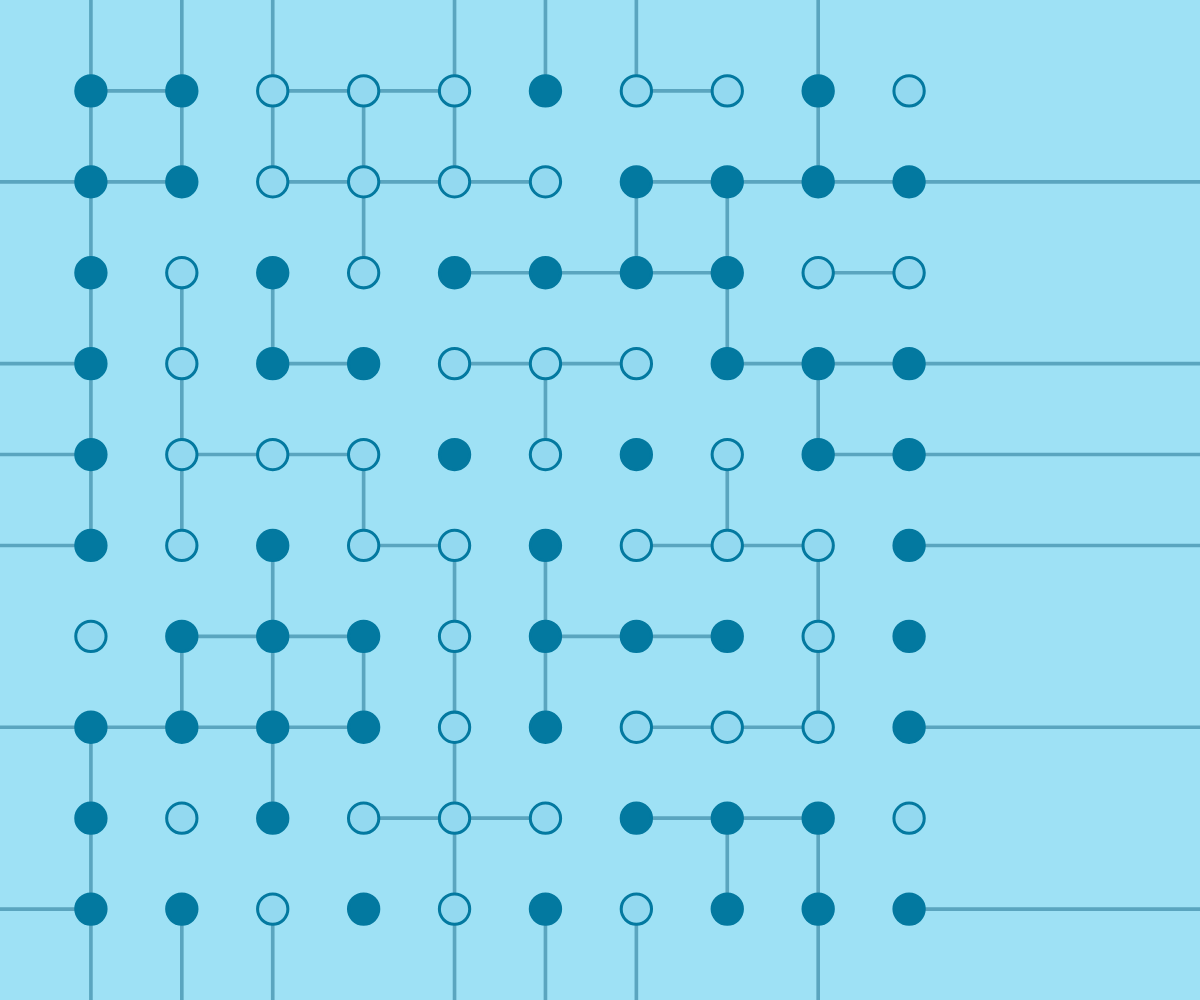
Frame 1 (no input)
Frame 60 (no input): identical to frame 1, image omitted
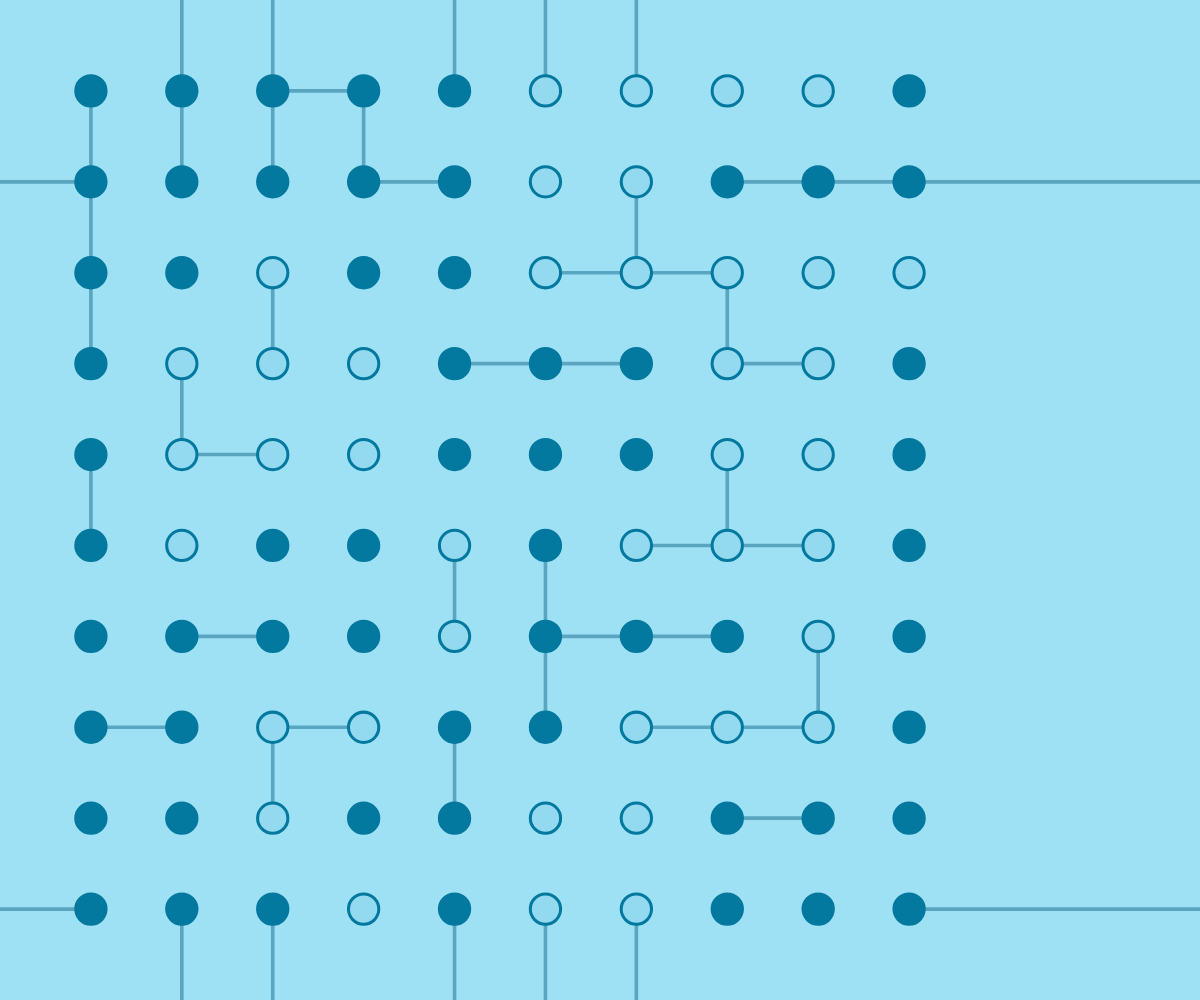
Frame 120 (the mouse pressed at the canvas centre since frame 60)

The p5.js sketch that drew these frames (run headless with seeded random() and noise() and a simulated clock; from frame 60 on, the mouse is pressed at the canvas centre):

// p5.js sketch
// ── sketch.js
var a = [];
let size = 10;
let minlargest;
let cellw;
let temp;
let beta = 0.2;
let j = -1;
let spinmap;
let stepnum = 1;
var pause = 0;
var start;

function setup() {
  W = window.innerWidth;
	H = window.innerHeight;
  canvas = createCanvas(W, H);
  minlargest = Math.min(W,H);
  cellw = minlargest/(size+1);
  start = millis();
  initArray();
  monteCarloStepv1();
  monteCarloGraphic();
}

function draw(){
  if (!pause && ((millis()-start)/1000)>stepnum){
    if (stepnum%3==0) monteCarloStepv1();
    else if (stepnum%3==1) monteCarloStepv2();
    else if (stepnum%3==2) monteCarloStepv3();
    monteCarloGraphic();
    stepnum+=1;
  }
}

function monteCarloStepv1(){
  print(1)
  for (var b of a) {
    for (var c of b){
      c.group = 0;
      c.visited = false;
      c.connections = {down:false,right:false};
    }
  }
  findConnections();
}

function monteCarloStepv2(){
  print(2)
  deleteSomeBonds();
  let maxgroupid = findIslands();
  spinmap = Array.from(
    {length: maxgroupid},
    () => round(Math.random())
  );
}

function monteCarloStepv3(){
  print(3)
  reassignSpinGroups(spinmap);
  // getChi();
}

function monteCarloStep(){
  monteCarloStepv1();
  monteCarloStepv2();
  monteCarloStepv3();
}

function monteCarloGraphic(){
  background(158,225,245);
  drawLines();
  drawGrid();
}

class Spin {
  constructor(pixcoord,val,connections,group){
    this.pixcoord = pixcoord;
    this.val = val;
    this.connections = connections;
    this.group = group;
    this.visited = false;
  }
  draw(){
    if (this.val){
      fill(3,121,160);
    } else {
      fill(147,217,240);
    }
    stroke(3,121,160);
    strokeWeight(cellw/30);
    ellipse(this.pixcoord.x,this.pixcoord.y,cellw/3,cellw/3);
  }
  updatePixCoords(x,y){
    this.pixcoord = {x:x,y:y};
  }
}

function isDeleteBond(){
  if (Math.random(0,1)<Math.pow(Math.E,4*beta*j)) return true;
  return false;
}

function initArray(){
  a = [];
  for (var y=0; y<size; y+=1){
    a.push([]);
    for (var x=0; x<size; x+=1){
      a[y].push(new Spin(
        {x:(1+x)*cellw,y:(1+y)*cellw},
        round(Math.random()),
        {down:false,right:false},
        0
      ));
    }
  }
}

function updateXYArray(){
  for (var y=0; y<size; y+=1){
    for (var x=0; x<size; x+=1){
      a[y][x].updatePixCoords((1+x)*cellw,(1+y)*cellw);
    }
  }
}

function findConnections(){
  for (var y=0; y<size; y+=1){
    for (var x=0; x<size; x+=1){
      if (a[(y+1+size)%size][x].val==a[y][x].val)
        a[y][x].connections.down = true;
      else
        a[y][x].connections.down = false;
      if (a[y][(x+1+size)%size].val==a[y][x].val)
        a[y][x].connections.right = true;
      else
        a[y][x].connections.right = false;
    }
  }
}

function dfs(nextcoords,group){
  let current = a[nextcoords.y][nextcoords.x];
  if (!current.visited){
    let left = a[nextcoords.y][(nextcoords.x-1+size)%size];
    let up = a[(nextcoords.y-1+size)%size][nextcoords.x];
    current.visited = true;
    current.group = group;
    if (left.connections.right) dfs({x:(nextcoords.x-1+size)%size,y:nextcoords.y},group);
    if (current.connections.right) dfs({x:(nextcoords.x+1+size)%size,y:nextcoords.y},group);
    if (up.connections.down) dfs({x:nextcoords.x,y:(nextcoords.y-1+size)%size},group);
    if (current.connections.down) dfs({x:nextcoords.x,y:(nextcoords.y+1+size)%size},group);
  }
}

function findIslands(){
  var groupid = 0;
  for (var y=0; y<size; y+=1){
    for (var x=0; x<size; x+=1){
      a[y][x].visited = false;
    }
  }
  for (var y=0; y<size; y+=1){
    for (var x=0; x<size; x+=1){
      if (!a[y][x].visited) {dfs({x:x,y:y},groupid);groupid+=1;}
    }
  }
  return groupid;
}

function drawGrid(){
  for (var b of a) {
    for (var c of b){
      c.draw();
    }
  }
}

function drawLines(){
  stroke(90,165,191);
  strokeWeight(cellw/25);
  for (var y=0; y<size-1; y+=1){
    for (var x=0; x<size-1; x+=1){
      if (a[y][x].connections.right) line(a[y][x].pixcoord.x+cellw,a[y][x].pixcoord.y,a[y][x].pixcoord.x,a[y][x].pixcoord.y);
      if (a[y][x].connections.down) line(a[y][x].pixcoord.x,a[y][x].pixcoord.y+cellw,a[y][x].pixcoord.x,a[y][x].pixcoord.y);
    }
  }
  for (var i=0; i<size; i+=1) {
    if (a[size-1][i].connections.down) line(a[size-1][i].pixcoord.x,cellw,a[size-1][i].pixcoord.x,0);
    if (a[i][size-1].connections.right) line(0,a[i][size-1].pixcoord.y,cellw,a[i][size-1].pixcoord.y);
    
    if (a[i][size-1].connections.right) line(W,a[i][size-1].pixcoord.y,a[i][size-1].pixcoord.x,a[i][size-1].pixcoord.y);
    if (a[size-1][i].connections.down) line(a[size-1][i].pixcoord.x,H,a[size-1][i].pixcoord.x,a[size-1][i].pixcoord.y);
  }
}

function deleteSomeBonds(){
  for (var y=0; y<size; y+=1){
    for (var x=0; x<size; x+=1){
      if (a[y][x].connections.right && isDeleteBond()){
        a[y][x].connections.right = false;
      }
      if (a[y][x].connections.down && isDeleteBond()){
        a[y][x].connections.down = false;
      }
    }
  }
}

function reassignSpinGroups(mapping){
  for (var y=0; y<size; y+=1){
    for (var x=0; x<size; x+=1){
      a[y][x].val = mapping[a[y][x].group];
    }
  }
}

function getChi(){
  var m = 0;
  var msq = 0;
  for (var y=0; y<size; y+=1){
    for (var x=0; x<size; x+=1){
      m += 2*a[y][x].val-1;
    }
  }
  m /= size*size;
  msq = m*m;
  print(m, msq)
}

function mouseClicked() {
  if (pause==false) {
    pause = true;
    start = (millis()-start)%300+stepnum;
    print('pause')
  }
  else {
    pause = false;
    start += millis()%300;
    print('play')
  }
}

window.onresize = function() {
  resizeCanvas(windowWidth, windowHeight);
  W = windowWidth;
  H = windowHeight
  minlargest = Math.min(W,H);
  // cellw = minlargest/(size+1);
  // updateXYArray();
  // background(167,167,183);
  // findConnections();
  // findIslands();
  // drawLines();
  // drawGrid();
};
